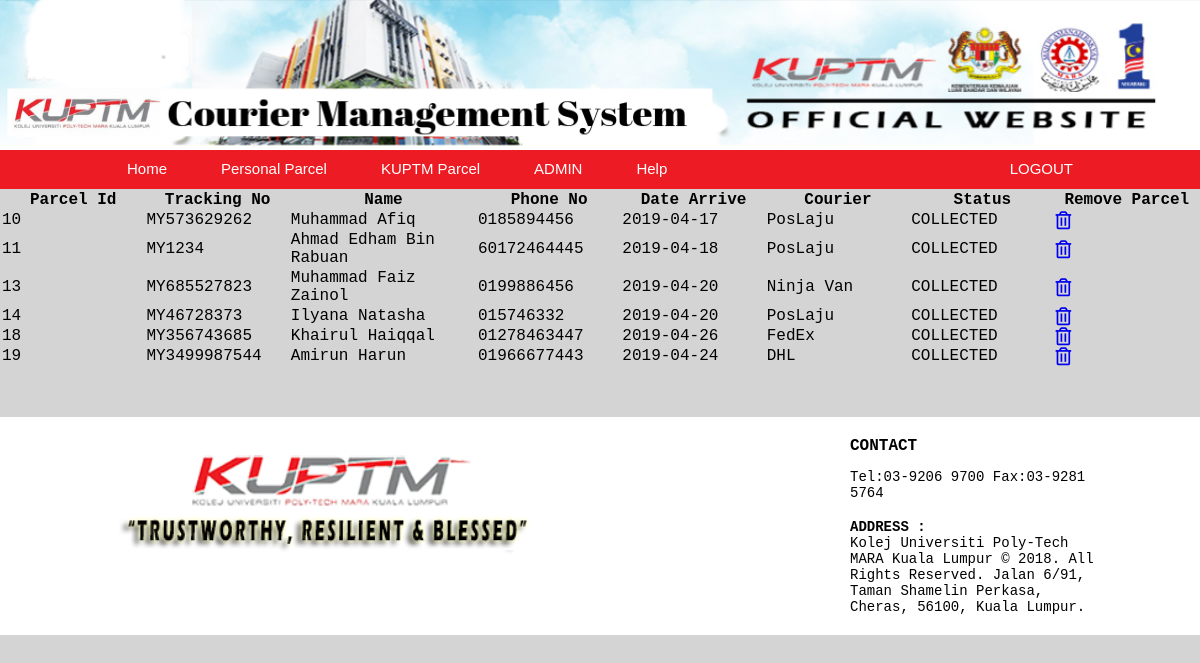
Screenshot of /personalCollected.php with the database file from the repository.
### tables this page shows
CREATE TABLE `parcelinformation` (
  `id` int(11) NOT NULL,
  `trackingnum` varchar(15) NOT NULL,
  `name` text NOT NULL,
  `nophone` varchar(15) NOT NULL,
  `dateArrive` date NOT NULL,
  `courier` text NOT NULL,
  `statusParcel` text NOT NULL
);

### personalCollected.php (the view, shortened to what this page needs)
<?php
		$database_name = "kuptmcourierms";
		$connect = mysqli_connect("localhost", "root", "", $database_name);
?>
<!DOCTYPE html PUBLIC "-//W3C//DTD XHTML 1.0 Transitional//EN" "http://www.w3.org/TR/xhtml1/DTD/xhtml1-transitional.dtd">
<html xmlns="http://www.w3.org/1999/xhtml">
<head>
<link href="css/style.css" rel="stylesheet" type="text/css" />
<link rel='stylesheet' href='https://use.fontawesome.com/releases/v5.5.0/css/all.css'>
</head>
<body>
	<div class="main">
    	 <div class="bannerTop"><img src="image/banner.png"/></div>
        <div class="nav">
        	<ul>
            <div class="container">
            	<li><a href="adminhome.php">Home</a></li>
                <li class="dropdown"><a href="javascript:void(0)" class="dropbtn">Personal Parcel</a>
                </li>
                <li class="dropdown"><a href="javascript:void(0)" class="dropbtn">KUPTM Parcel</a>
                </li>
                <li class="dropdown"><a href="javascript:void(0)" class="dropbtn">ADMIN</a>
                </li>
                <li><a href="adminhelp.html">Help</a></li>
                <li style="float:right"><a href="index.php">LOGOUT</a></li>
            </div>
            </ul>
        </div>
         <center>
        <table class = "table ">
        	<tr>
            	<th width="10%">Parcel Id</th>
                <th width="10%">Tracking No</th>
                <th width="13%">Name</th>
                <th width="10%">Phone No</th>
                <th width="10%">Date Arrive</th>
                <th width="10%">Courier</th>
                <th width="10%">Status</th>
                <th width="10%">Remove Parcel</th>
            </tr>
           <?php
		   		$query = "SELECT * FROM parcelinformation WHERE statusParcel = 'COLLECTED' ";
				$result = mysqli_query($connect, $query);
				if(mysqli_num_rows($result) > 0){
				while($row = mysqli_fetch_array($result)){
					?>
                        <form method="post" action="personalCollected.php?action=add&id=<?php echo $row["id"]; ?>">
						<tr>
							<td><?php echo $row["id"]; ?></td>
							<td><?php echo $row["trackingnum"]; ?></td>
							<td><?php echo $row["name"];?></td>
							<td><?php echo $row["nophone"]; ?></td>
                            <td><?php echo $row["dateArrive"]; ?></td>
                            <td><?php echo $row["courier"]; ?></td>
                            <td><?php echo $row["statusParcel"]; ?></td>
							<td><a href="personalCollected.php?action=delete&id=<?php echo $row["id"]; ?>"><i class='far fa-trash-alt' style='font-size:18px'></i></a></td>
						</tr>
                        </form>
                        <?php
					}
				}
				else{
					header('location: adminhome.php');
					echo '<script>alert("All Parcel Collected!")</script>';
				}
		   ?>
           </table>
           </center>
        <div class="footer">
        	<div class="container">
        		<div class="logoBot"><img src="image/footerlogo.PNG" /></div>
            	<div class="AddressBot">
                	<h4>CONTACT</h4>
                    <p>Tel:03-9206 9700 Fax:03-9281 5764</p><br />
                    <p><b>ADDRESS :</b></p>
                    <p class="address">Kolej Universiti Poly-Tech MARA Kuala Lumpur © 2018. All Rights Reserved.
                    Jalan 6/91, Taman Shamelin Perkasa, Cheras, 56100, Kuala Lumpur.</p>
            	</div>
            </div>
        </div>
    </div>
</body>
</html>

### css/style.css (style rules this page uses)
* { margin:0; padding:0; font-family:'Courier New', Courier, monospace; }
body { background-color:#d5d4d4; }
.main { width:100%; height:auto; background-repeat:repeat; margin:0 auto; }
.container { width:1000px; height:auto; margin: 0 auto; background-color:white; }
.bannerTop img { width:100%; height:150px; margin: 0 auto; }
.nav ul { width:100%; list-style:none; background: #ED1C24; padding:0; margin:0; overflow:hidden; }
.nav li { float: left; padding: 10px; }
.nav li a { text-decoration:none; color:#FFF; padding:15px 17px; font-size:15px; font-family:"Trebuchet MS", Arial, Helvetica, sans-serif; transition: .3s; text-decoration:none; }
li.dropdown { display: inline-block; }
.footer { width: 100%; height:auto; float:left; margin-top: 50px; padding: 20px 0; background-color: white; color:black; }
.logoBot { width:25%; float:left; }
.AddressBot { width:25%; float:right; }
.footer h4 { margin-bottom: 14px; }
.footer p { font-size:14px; }

### rows the page displays
parcelinformation: id "10", trackingnum "MY573629262", name "Muhammad Afiq", nophone "0185894456", dateArrive "2019-04-17", courier "PosLaju", statusParcel "COLLECTED"
parcelinformation: id "11", trackingnum "MY1234", name "Ahmad Edham Bin Rabuan", nophone "60172464445", dateArrive "2019-04-18", courier "PosLaju", statusParcel "COLLECTED"
parcelinformation: id "13", trackingnum "MY685527823", name "Muhammad Faiz Zainol", nophone "0199886456", dateArrive "2019-04-20", courier "Ninja Van", statusParcel "COLLECTED"
parcelinformation: id "14", trackingnum "MY46728373", name "Ilyana Natasha", nophone "015746332", dateArrive "2019-04-20", courier "PosLaju", statusParcel "COLLECTED"
parcelinformation: id "18", trackingnum "MY356743685", name "Khairul Haiqqal", nophone "01278463447", dateArrive "2019-04-26", courier "FedEx", statusParcel "COLLECTED"
parcelinformation: id "19", trackingnum "MY3499987544", name "Amirun Harun", nophone "01966677443", dateArrive "2019-04-24", courier "DHL", statusParcel "COLLECTED"
